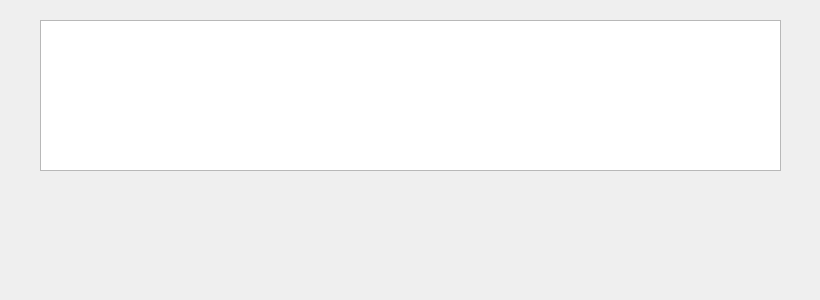
<?xml version="1.0" encoding="UTF-8"?>
<ui version="4.0">
 <class>Form</class>
 <widget class="QWidget" name="Form">
  <property name="geometry">
   <rect>
    <x>0</x>
    <y>0</y>
    <width>820</width>
    <height>300</height>
   </rect>
  </property>
  <property name="windowTitle">
   <string>Form</string>
  </property>
  <widget class="QTableWidget" name="table1">
   <property name="geometry">
    <rect>
     <x>40</x>
     <y>20</y>
     <width>741</width>
     <height>151</height>
    </rect>
   </property>
  </widget>
 </widget>
 <resources/>
 <connections/>
</ui>
